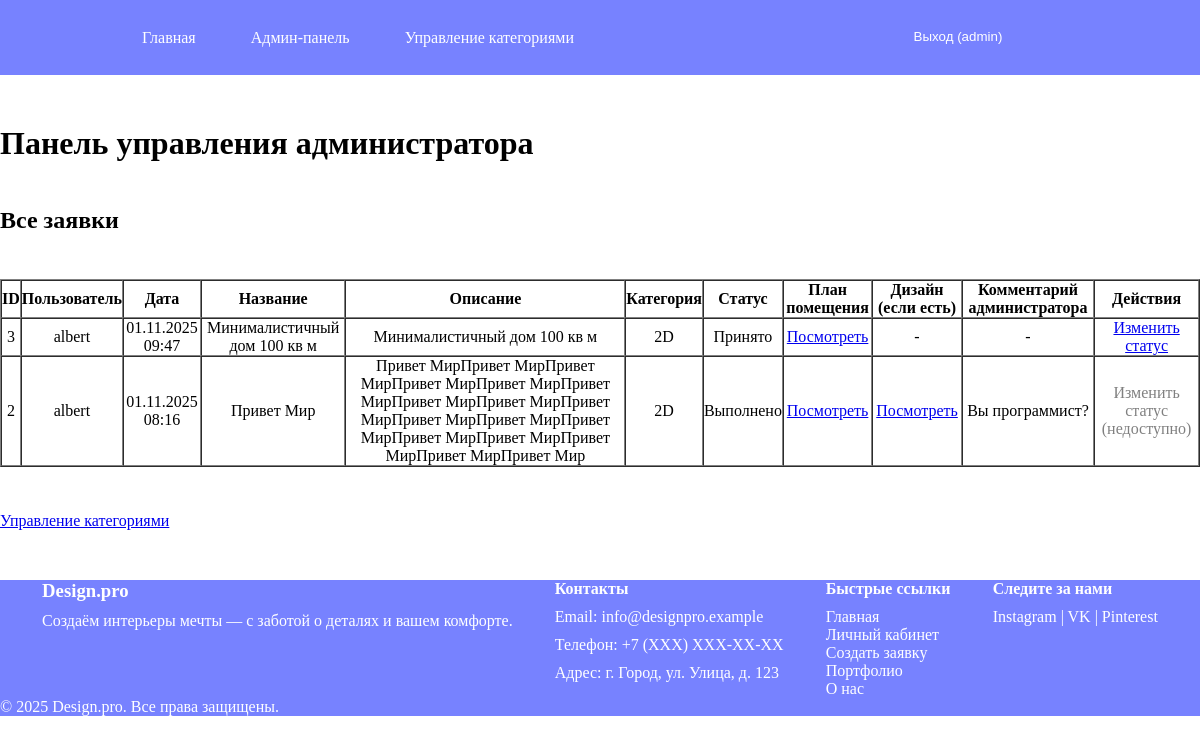
/main/admin_dashboard/ (signed in), run on an earlier commit of the app's database.
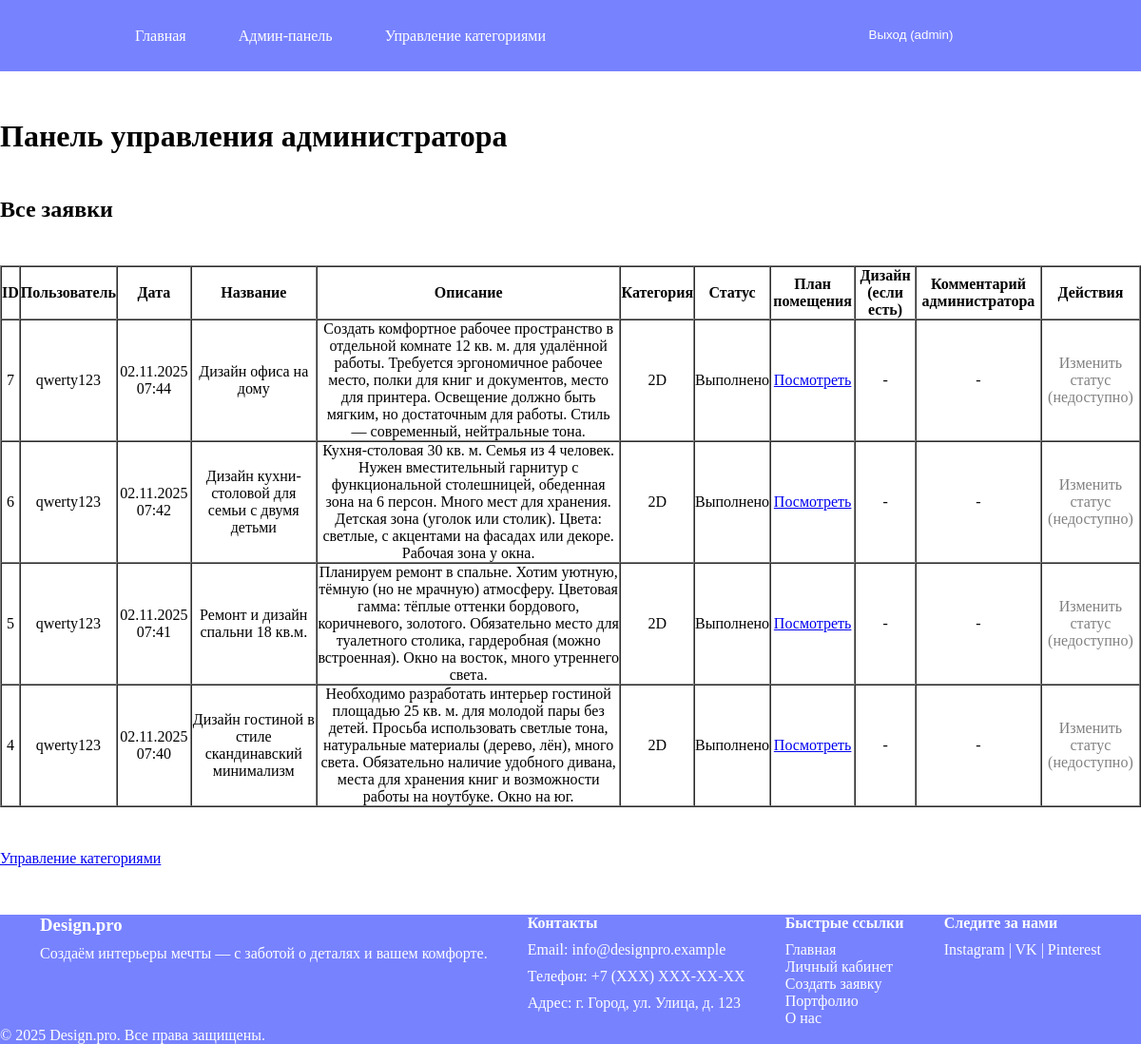
And on a later commit of the database.
### main/models.py (models this page shows, shortened)
class DesignRequest(models.Model):
    STATUS_CHOICES = [
        ('new', 'Новая'),
        ('in_progress', 'Принято'),
        ('complited', 'Выполнено'),
    ]
    user = models.ForeignKey(User, on_delete=models.CASCADE, related_name='requests')
    title = models.CharField(max_length=200, null=False, blank=False, verbose_name='Заголовок')
    description = models.TextField(null=False, blank=False, verbose_name='Описание')
    category = models.ForeignKey(Category, on_delete=models.CASCADE)
    plan_image = models.ImageField(upload_to='plan_img/', validators=[validate_image_extension_and_size])
    status = models.CharField(max_length=20, choices=STATUS_CHOICES, default='new')
    created_at = models.DateTimeField(auto_now_add=True)
    design_image = models.ImageField(upload_to='design_img/', validators=[validate_image_extension_and_size], blank=True, null=True)
    admin_comment = models.TextField(null=True, blank=True)
    class Meta:
        verbose_name = 'Заявка на дизайн'
        verbose_name_plural = "Заявки на дизайн"
        ordering = ['-created_at']

class Category(models.Model):
    name = models.CharField(max_length=100, unique=True)
    class Meta:
        verbose_name= 'Категория'
        verbose_name_plural = "Категории"

### main/views.py (the view)
# urls.py: path('admin_dashboard/', views.admin_dashboard, name='admin_dashboard'),
@user_passes_test(is_admin)
def admin_dashboard(request):
    all_requests = DesignRequest.objects.all()
    return render(request, 'main_app/admin_dashboard.html', {'requests': all_requests})

### main/views.py (called while the page is built)
def is_admin(user):
    return user.is_staff

### templates/main_app/admin_dashboard.html (shortened to what this page needs)
{% extends "base.html" %}
{% block content %}
    <h1>Панель управления администратора</h1>
    <h2>Все заявки</h2>
    {% if requests %}
        <table border="1" cellpadding="10" cellspacing="0">
            <thead>
            <tr>
                <th>ID</th>
                <th>Пользователь</th>
                <th>Дата</th>
                <th>Название</th>
                <th>Описание</th>
                <th>Категория</th>
                <th>Статус</th>
                <th>План помещения</th>
                <th>Дизайн (если есть)</th>
                <th>Комментарий администратора</th>
                <th>Действия</th>
            </tr>
            </thead>
            <tbody>
            {% for req in requests %}
                <tr>
                    <td>{{ req.id }}</td>
                    <td>{{ req.user.username }}</td>
                    <td>{{ req.created_at|date:"d.m.Y H:i" }}</td>
                    <td>{{ req.title }}</td>
                    <td>{{ req.description }}</td>
                    <td>{{ req.category.name }}</td>
                    <td>{{ req.get_status_display }}</td>
                    <td>
                        {% if req.plan_image %}
                            <a href="{{ req.plan_image.url }}" target="_blank">Посмотреть</a>
                        {% else %}
                            -
                        {% endif %}
                    </td>
                    <td>
                        {% if req.design_image %}
                            <a href="{{ req.design_image.url }}" target="_blank">Посмотреть</a>
                        {% else %}
                            -
                        {% endif %}
                    </td>
                    <td>{{ req.admin_comment|default:"-" }}</td>
                    <td>
                        {% if req.status == 'new' %}
                            <a href="{% url 'change_status' request_id=req.id %}">Изменить статус</a>
                        {% elif req.status == 'in_progress' %}
                            <a href="{% url 'change_status' request_id=req.id %}">Изменить статус</a>
                        {% else %}
                            <span style="color: grey;">Изменить статус (недоступно)</span>
                        {% endif %}
                    </td>
                </tr>
            {% endfor %}
            </tbody>
        </table>
    {% else %}
        <p>Заявок пока нет.</p>
    {% endif %}
    <p><a href="{% url 'manage_categories' %}">Управление категориями</a></p>
{% endblock %}

What changed in the data, as far as the page shows it:
removed DesignRequest: id "3", user.username "albert", created_at "01.11.2025 09:47", title "Минималистичный дом 100 кв м", description "Минималистичный дом 100 кв м", category.name "2D", status "Принято", admin_comment "-", shows "Изменить статус"
removed DesignRequest: id "2", user.username "albert", created_at "01.11.2025 08:16", title "Привет Мир", description "Привет МирПривет МирПривет МирПривет МирПривет МирПривет МирПривет МирПривет МирПривет МирПривет МирПривет МирПривет МирПривет МирПривет МирПривет МирПривет МирПривет Мир", category.name "2D", status "Выполнено", admin_comment "Вы программист?", shows "Изменить статус (недоступно)"
added DesignRequest: id "7", user.username "qwerty123", created_at "02.11.2025 07:44", title "Дизайн офиса на дому", description "Создать комфортное рабочее пространство в отдельной комнате 12 кв. м. для удалённой работы. Требуется эргономичное рабочее место, полки для книг и документов, место для принтера. Освещение должно быть мягким, но достаточным для работы. Стиль — современный, нейтральные тона.", category.name "2D", status "Выполнено", admin_comment "-", shows "Изменить статус (недоступно)"
added DesignRequest: id "6", user.username "qwerty123", created_at "02.11.2025 07:42", title "Дизайн кухни-столовой для семьи с двумя детьми", description "Кухня-столовая 30 кв. м. Семья из 4 человек. Нужен вместительный гарнитур с функциональной столешницей, обеденная зона на 6 персон. Много мест для хранения. Детская зона (уголок или столик). Цвета: светлые, с акцентами на фасадах или декоре. Рабочая зона у окна.", category.name "2D", status "Выполнено", admin_comment "-", shows "Изменить статус (недоступно)"
added DesignRequest: id "5", user.username "qwerty123", created_at "02.11.2025 07:41", title "Ремонт и дизайн спальни 18 кв.м.", description "Планируем ремонт в спальне. Хотим уютную, тёмную (но не мрачную) атмосферу. Цветовая гамма: тёплые оттенки бордового, коричневого, золотого. Обязательно место для туалетного столика, гардеробная (можно встроенная). Окно на восток, много утреннего света.", category.name "2D", status "Выполнено", admin_comment "-", shows "Изменить статус (недоступно)"
added DesignRequest: id "4", user.username "qwerty123", created_at "02.11.2025 07:40", title "Дизайн гостиной в стиле скандинавский минимализм", description "Необходимо разработать интерьер гостиной площадью 25 кв. м. для молодой пары без детей. Просьба использовать светлые тона, натуральные материалы (дерево, лён), много света. Обязательно наличие удобного дивана, места для хранения книг и возможности работы на ноутбуке. Окно на юг.", category.name "2D", status "Выполнено", admin_comment "-", shows "Изменить статус (недоступно)"
